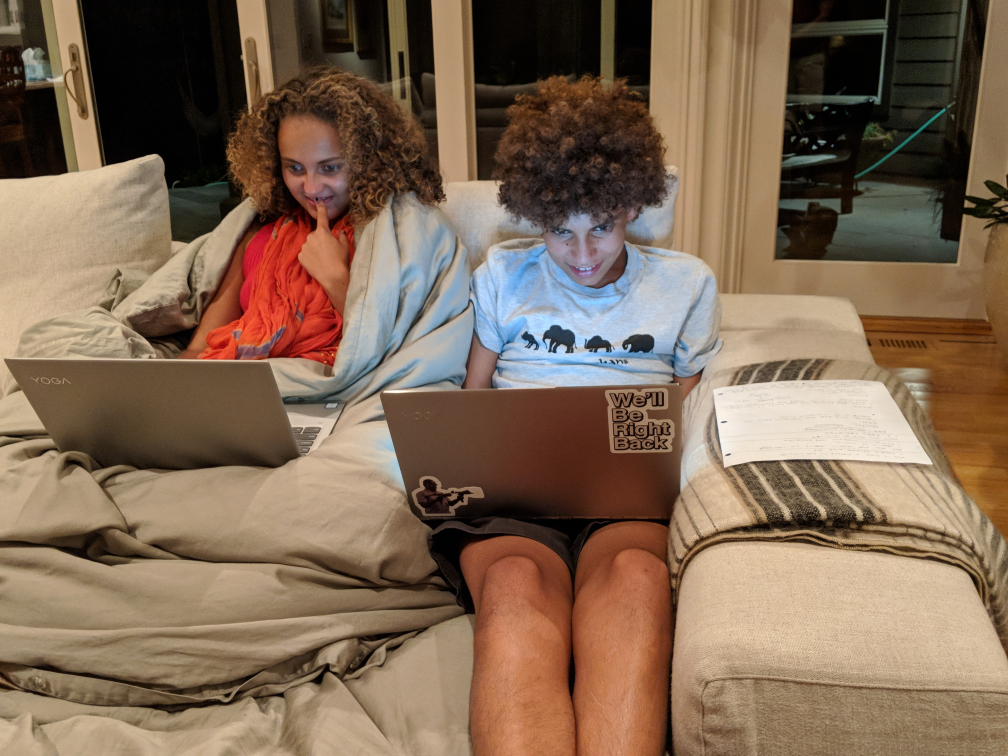
#> input picture data/images/will.jpg, 4032 x 3024 px, found by its file name (shown at 1/4 size)
$ python image.py
#> lines starting #> are read from the running program, lines starting #| are printed output that depends on the picture
### tk_canvas_renderers/animator.py
from tk_canvas_renderers.tk_renderer import TKRenderer
import time

class Animator:
    def __init__(self, element_renderers=[], num_timestamps=0, seconds_per_timestamp=1):
        self.element_renderers = element_renderers
        self.tk_renderer = TKRenderer()
        self.current_timestamp = 0
        self.num_timestamps = num_timestamps
        self.seconds_per_timestamp = seconds_per_timestamp
        self.render_stationary_sub_elements()

    # [4 lines left out: function set_element_renderers, not called in this run]

    def get_element_renderers(self):
        return self.element_renderers

    # [6 lines left out: function add_element_renderers, not called in this run]

    def render_stationary_sub_elements(self):
        for element in self.element_renderers:
            element.render()

        self.tk_renderer.update()

    def set_seconds_per_timestamp(self, seconds):
        self.seconds_per_timestamp = seconds
        return self

    def get_seconds_per_timestamp(self):
        return self.seconds_per_timestamp

    # [6 lines left out: function play, not called in this run]

### tk_canvas_renderers/tk_renderer.py
import sys
sys.path.insert(0, '/Users/sani/dev/soloshot')

import tkinter as tk
from shapely.geometry import Point
import PIL
import PIL.ImageTk

class _TKRenderer:

    def __init__(self, scale=1, canvas_width=500, canvas_height=500, font_size=9, mouse_click_callback=None):
        self.tk = tk
        self.root = tk.Tk()
        self.root.title("Soloshot")

        self.canvas_width = canvas_width
        self.canvas_height = canvas_height
        self.canvas = tk.Canvas(self.root, width=self.canvas_width, height=self.canvas_height)
        self.canvas.pack()

        self.root.protocol("WM_DELETE_WINDOW", self.closed_window_callback)
        self.set_mouse_click_callback(mouse_click_callback)

        self.label_font = ("arial", font_size, "normal")
        self.scale = scale

        self.rendered_photos = {} #need to keep a reference to prevent garbage collection

    def set_canvas_width(self, width):
        self.canvas.config(width=width)
        return self

    def set_canvas_height(self, height):
        self.canvas.config(height=height)
        return self

    def set_font_size(self, font_size):
        self.font_size = font_size
        return self

    def set_scale(self, scale):
        self.scale = scale
        return self

    def set_mouse_click_callback(self, mouse_click_callback):
        self.canvas.bind("<Button-1>", mouse_click_callback)
        return self

    def closed_window_callback(self):
        self.root.quit()
        self.root.destroy()

    def get_canvas(self):
        return self.canvas

    def get_scale(self):
        return self.scale

    def update(self):
        self.root.update()
        return self

    def start_tk_event_loop(self):
        self.tk.mainloop()
        return self

    def scale_tuple(self, tpl):
        return tuple([ t * self.scale for t in tpl ])

    def scale_distance(self, distance):
        return distance * self.scale

    def scale_coords(self, crds):
        return list(map(self.scale_tuple, crds))

    # [4 lines left out: function delete_elements, not called in this run]

    def raise_element(self, element):
        self.canvas.tag_raise(element)
        return self

    def lower_element(self, element):
        self.canvas.tag_lower(element)
        return self

    # Render geometries with scale
    def create_polygon(self, crds, **kargs):
        return self.canvas.create_polygon(*self.scale_coords(crds), **kargs)

    def create_dot(self, crds, size=1, **kargs):
        s_crds = self.scale_tuple(crds)
        return self.canvas.create_oval(s_crds[0]-size, s_crds[1]-size, s_crds[0]+size, s_crds[1]+size, **kargs)

    def create_dot_label(self, crds, text, anchor='se', **kargs):
        s_crds = self.scale_tuple(crds)
        return self.canvas.create_text(s_crds[0]+6, s_crds[1]-1, text=text, anchor=anchor, font=self.label_font, **kargs)

    # [4 lines left out: function create_circle_with_center_and_radius, not called in this run]

    def create_line(self, points, **kargs):
        s_points = [self.scale_tuple(point) for  point in points]
        return self.canvas.create_line(*s_points, **kargs)

    def create_photo(self, position, image, **kargs):
        photo = PIL.ImageTk.PhotoImage(image)
        # photo = tk.PhotoImage(file="/Users/Sani/dev/soloshot/data/images/will.PPM")
        rendered_id = self.canvas.create_image(position[0], position[1], image=photo, **kargs)
        self.rendered_photos[rendered_id] = photo
        return rendered_id

_tk_renderer = None

def TKRenderer(**kargs):
    global _tk_renderer
    if _tk_renderer == None:
        _tk_renderer = _TKRenderer(**kargs)

    return _tk_renderer

### tk_canvas_renderers/element_renderers.py
# pylint: disable=C0413
import sys
import os
sys.path.insert(0, os.getcwd())


from tk_canvas_renderers.tk_renderer import TKRenderer
from base_position_calibrator import BasePositionCalibrator
from object_motion_analyzer import ObjectMotionAnalyzer
from tag_position_analyzer import TagPositionAnalyzer
from object_stats_processor import ObjectsStatsProcessor
from image_generator import ImageGenerator

class ElementRenderer:
    def __init__(self, **kargs):
        self.tk_renderer = TKRenderer()
        self.moving_rendered_elements = []
        self.stationary_rendered_elements = []

    def render(self, timestamp=None, **kargs):
        if timestamp is None:
            self.render_stationary_elements()
        else:
            self.render_moving_elements(timestamp)

        return self

    # implement in child class
    def render_stationary_elements(self):
        pass

    # implement in child class
    def render_moving_elements(self, timestamp):
        pass

    # [4 lines left out: function delete_moving_rendered_elements, not called in this run]

    def delete_stationary_rendered_elements(self):
        self.tk_renderer.delete_elements(self.stationary_rendered_elements)
        return self

    def delete_all_rendered_elements(self):
        self.delete_moving_rendered_elements()
        self.delete_stationary_rendered_elements()

class BoundaryRenderer(ElementRenderer):
    # [4 lines left out: function __init__, not called in this run]

    def render_stationary_elements(self):
        self.delete_stationary_rendered_elements()
        self.stationary_rendered_elements.append(self.tk_renderer.create_polygon(self.boundary.exterior.coords, fill='', outline='orange'))

class ViewableObjectsRenderer(ElementRenderer):
    # [7 lines left out: function __init__, not called in this run]

    def set_computer_vision(self, cv):
        self.computer_vision = cv
        return self

    def get_computer_vision(self):
        return self.computer_vision

    def set_viewable_objects(self, vo_s):
        self.viewable_objects = vo_s
        return self

    def get_viewable_objects(self):
        return self.viewable_objects

    # [43 lines left out: functions render_moving_elements, render_viewable_object, get_dot_label, get_dot, cv_id_for_object, is_detected_by_cv and 1 more, not called in this run]


class ImageRenderer(ViewableObjectsRenderer):

    # [15 lines left out: function __init__, not called in this run]

    def set_object_stats_processor(self, object_stats_processor):
        self.object_stats_processor = object_stats_processor
        return self

    def get_image_width(self):
        return self.image_width

    def render_stationary_elements(self):
        self.delete_stationary_rendered_elements()
        self.render_line()

    def render_moving_elements(self, timestamp):
        self.delete_moving_rendered_elements()
        self.render_inview_objects(timestamp)

    def render_inview_objects(self, timestamp):
        for obj in self.x_for_all_inview_objects_for_all_camera_time[timestamp].keys():
            self.render_inview_object(obj, timestamp)

    # [17 lines left out: functions render_inview_object, get_anchor, get_eliminated, not called in this run]

    def get_rendered_x_for_x(self, x):
        return self.center_x_of_line - x

    def render_line(self):
        self.stationary_rendered_elements.append(self.tk_renderer.create_line([self.origin,
                                                                              (self.x_of_line + self.image_width, self.y_of_line)] ))

class CameraRenderer(ElementRenderer):

    # [72 lines left out: functions __init__, render_stationary_elements, render_moving_elements, render_camera, render_camera_gps, render_gps_error_circle and 1 more, not called in this run]


class BasePositionCalibratorRenderer(ElementRenderer):

    # [30 lines left out: functions __init__, render_stationary_elements, render_moving_elements, not called in this run]

    def _get_object_motion_analyzer(self) -> ObjectMotionAnalyzer:
        return self.base_position_calibrator.get_object_motion_analyzer()

    def _get_tag_position_analyzer(self) -> TagPositionAnalyzer:
        return self._get_object_motion_analyzer().get_tag_position_analyzer()

    def _get_frames(self):
        return self._get_object_motion_analyzer().get_complete_frames()

    # [12 lines left out: function _get_early_late_points, not called in this run]


class PhotoRenderer(ElementRenderer):

    def __init__(self, image):
        self.image = image
        super().__init__()

    def render_stationary_elements(self):
        self.stationary_rendered_elements.append(self.tk_renderer.create_photo((0,0), self.image))

### experiments/image.py
import sys, os
sys.path.insert(0, os.getcwd())

from tk_canvas_renderers.tk_renderer import TKRenderer
from tk_canvas_renderers.element_renderers import PhotoRenderer
from tk_canvas_renderers.animator import Animator
import PIL


photo_url = os.getcwd() + '/data/images/will.jpg'
image = PIL.Image.open(photo_url)
#> image is the input picture: PIL image 4032x3024 RGB; mean R, G, B 129, 105.5, 85.1
image_r = image.resize((400,300))
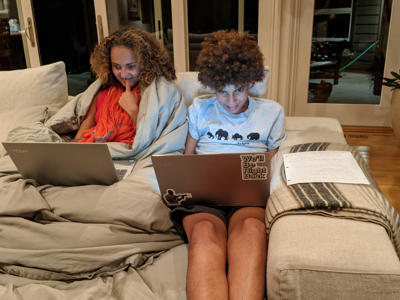
#> image_r: PIL image 400x300 RGB; mean R, G, B 129, 105.5, 85.1
image_renderer = PhotoRenderer(image_r)
animator = Animator([image_renderer])
#> (the run stopped early here; a loop or call above may not have finished)
